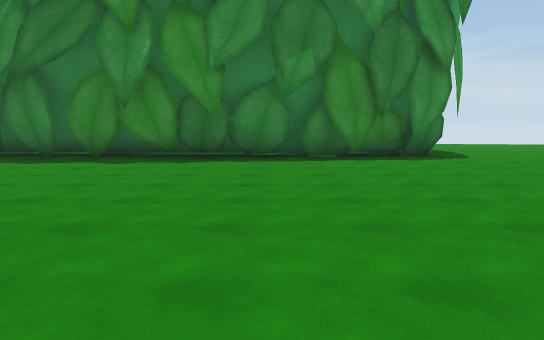
view 1 (above)

21 first-person views from a walk through a 3-D level made in the Unity game engine. The camera is 1.3 m above the floor, tilts 6° down and sees 70° across. The floor is counted in squares, 2.25 m on a side. Each view is taken from the middle of a square. On the plan, view 1 faces up. The plan holds only what a view shows up to about 10 squares ahead; the rest is blank. The place goes on beyond the plan. The player character is not drawn. Some animated figures are left out. Some surface patterns are stand-ins.

view 2
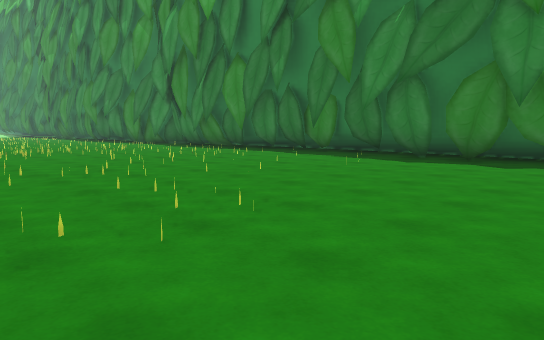

view 3
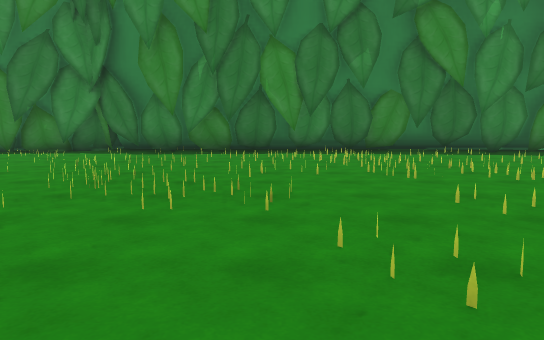

view 4
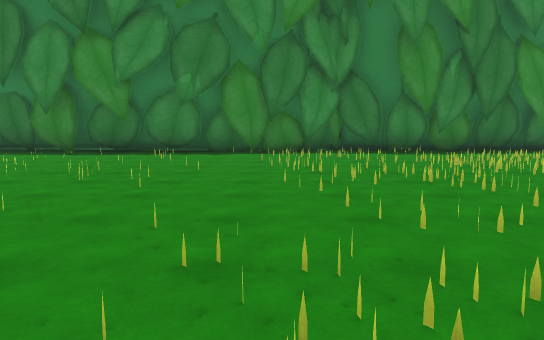

view 5
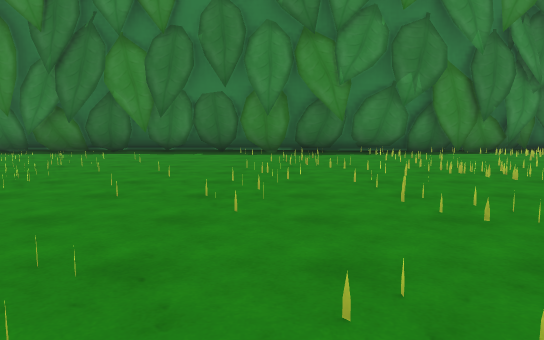

view 6
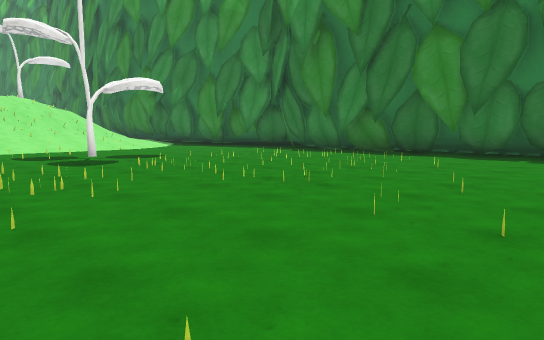

view 7
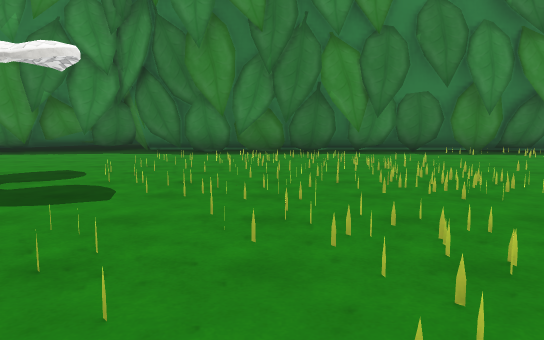

view 8
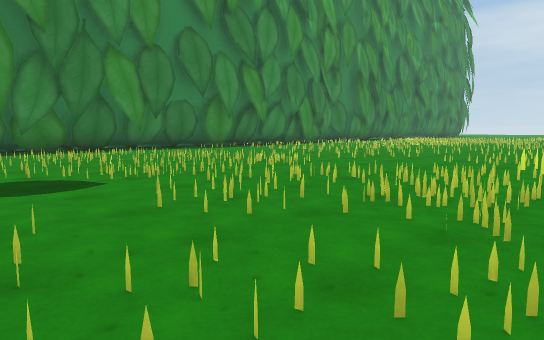

view 9
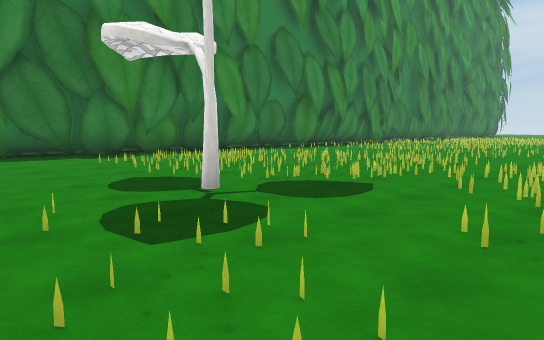

view 10
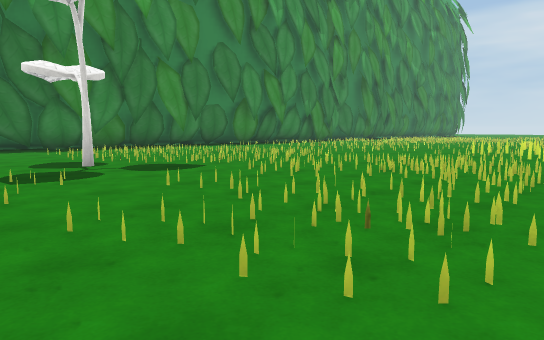

view 11
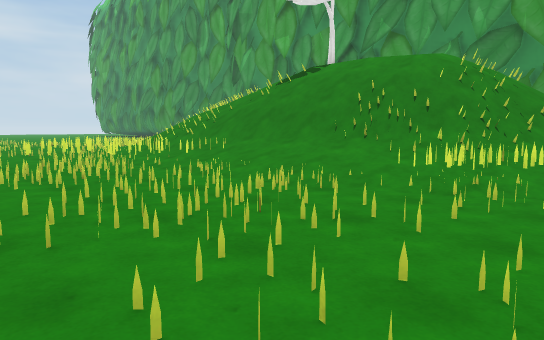

view 12
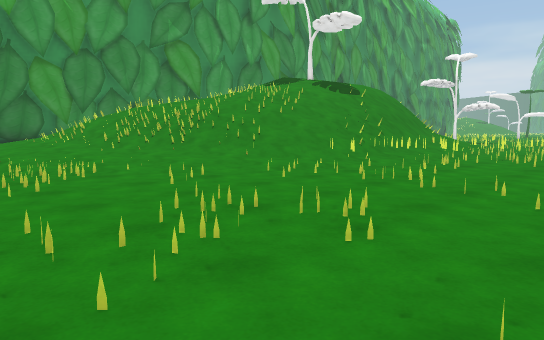

view 13
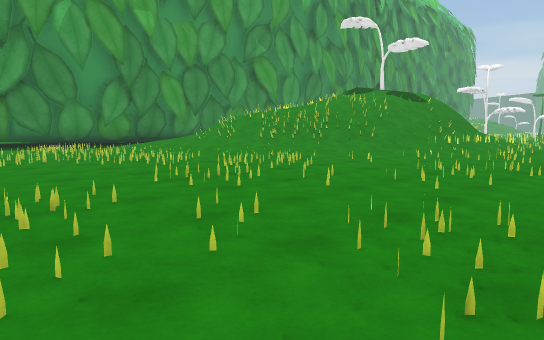

view 14
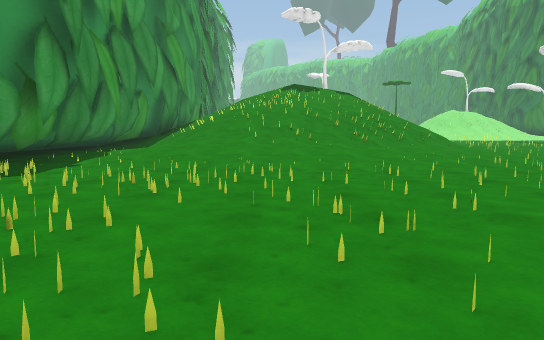

view 15
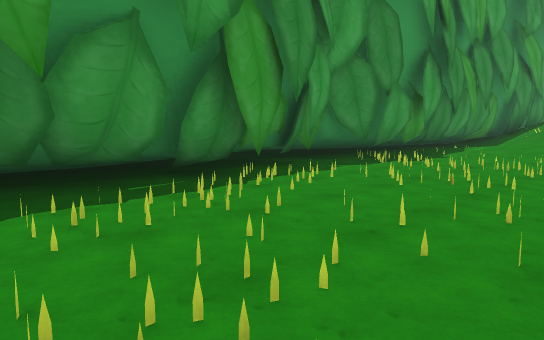

view 16
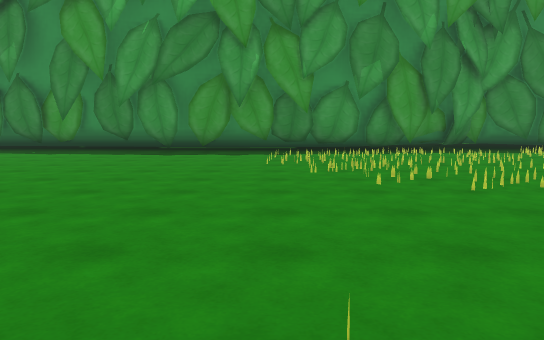

view 17
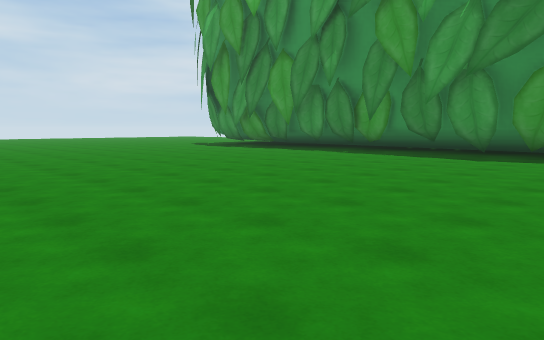

view 18
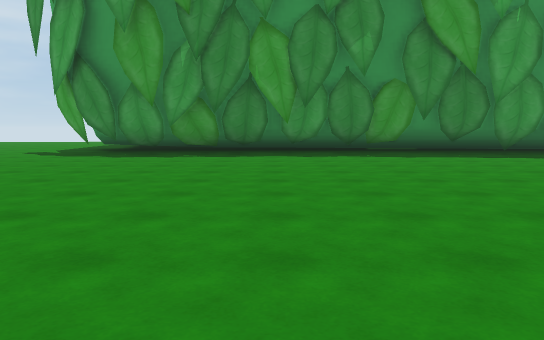

view 19
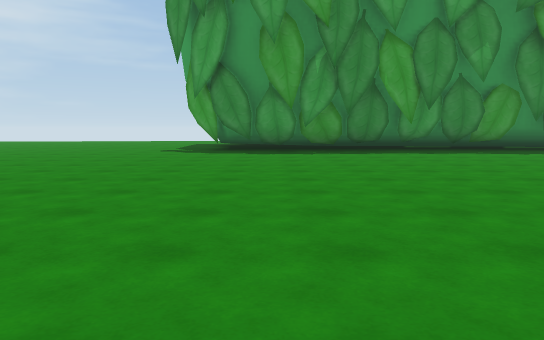

view 20
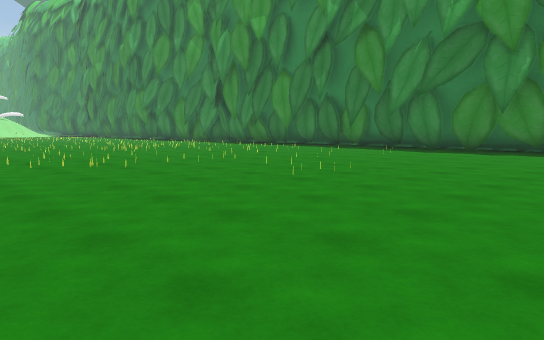

view 21
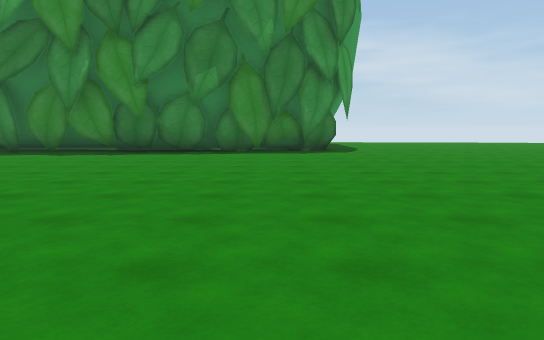

### Floor plan
Key: @ floor where view 1 was taken; # wall or solid block; . floor; / step, stairs or slope; = window, fence, low wall or low ledge; O other object.
Columns run from 31 left of view 1 to 4 right of it. Each row starts with its distance up from view 1.
  9                                   #.
  8 ###################################.
  7 ...................###..#...........
  6 ....................................
  5 ....................................
  4  ...................................
  3 ....................................
  2 ..#.................................
  1 .................. .................
  0 .................. ............@....
 -1 ................... ...............
 -2 ...................  . ......... .
 -3 .....====..........         ....
 -4 ...//=====.........  .          .
 -5  =///////=/.......  .....    . ...
 -6  //=////////...... ................
 -7  /////////=//..... ................
 -8  /// O////////......................
 -9   //    //////......................
-10          /////......................
-11          /////......................
-12          /////......................
-13          ////...........   ..  .....
-14          #########################..
-15                                 ##..

Positions as (right, up) in squares from view 1, and headings:
1: (0, 0), facing up
2: (-1, 0), facing up-left
3: (-10, -2), facing up
4: (-16, -2), facing up
5: (-21, -2), facing up
6: (-21, -1), facing up-left
7: (-26, -2), facing up
8: (-29, -3), facing up-right
9: (-31, -1), facing up-right
10: (-31, -4), facing up-right
11: (-31, -1), facing down-right
12: (-17, -1), facing down-left
13: (-13, -1), facing down-left
14: (-12, -10), facing left
15: (-10, -10), facing down-left
16: (-10, -4), facing down
17: (-10, -5), facing down-right
18: (-2, -5), facing down
19: (1, -4), facing down
20: (0, -3), facing up-left
21: (2, -2), facing up
